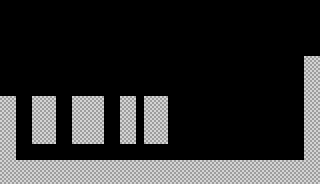

Tiled map render using the project's own tile images. Description and the map definition, with tile-layer contents summarised, below:
An orthogonal 40x23 tile map with 8x8 px tiles, 1 tile layer (Tile Layer 1).

<map version="1.8" tiledversion="1.8.4" orientation="orthogonal" renderorder="right-down" width="40" height="23" tilewidth="8" tileheight="8" infinite="0" nextlayerid="2" nextobjectid="1">
 <editorsettings>
  <export format="lua" />
 </editorsettings>
 <tileset firstgid="1" source="momentous/tiles/temporaryTile.tsx" />
 <layer id="1" name="Tile Layer 1" width="40" height="23">
  <data>[920 cells, 234 non-empty, 1 distinct tile ids]</data>
 </layer>
</map>